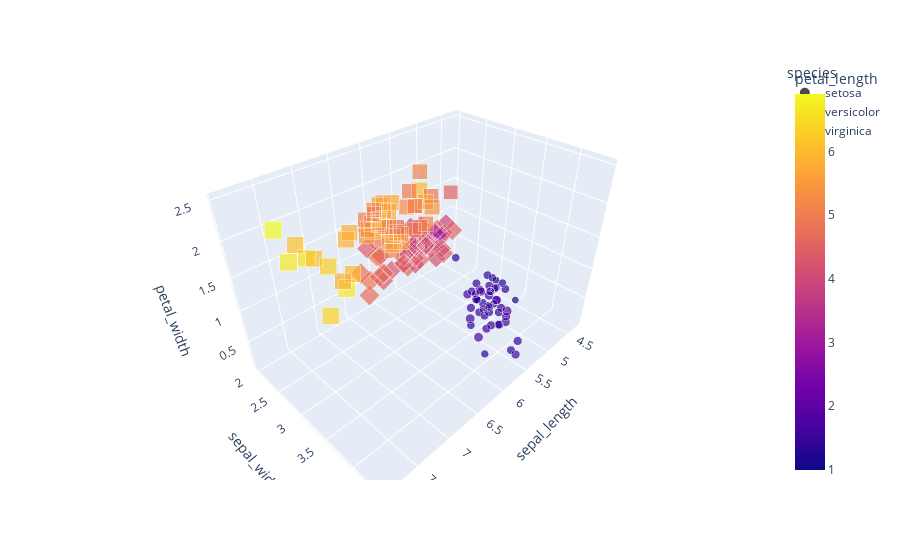

The notebook cell saved with this chart:
### Code cell
# change colors and symbol
fig = px.scatter_3d(df, 
                    x='sepal_length', 
                    y='sepal_width', 
                    z='petal_width',
                    color='petal_length', 
                    size='petal_length', 
                    size_max=18,
                    symbol='species', 
                    opacity=0.7)
fig

### Figure 1 — Plotly figure (JSON) as saved in the notebook; plotly's stock layout.template omitted (floating-point values rounded to 4 significant figures)
{"data": [{"hovertemplate": "species=setosa<br>sepal_length=%{x}<br>sepal_width=%{y}<br>petal_width=%{z}<br>petal_length=%{marker.color}<extra></extra>", "legendgroup": "setosa", "marker": {"color": [1.4, 1.4, 1.3, 1.5, 1.4, 1.7, 1.4, 1.5, 1.4, 1.5, 1.5, 1.6, 1.4, 1.1, 1.2, 1.5, 1.3, 1.4, 1.7, 1.5, 1.7, 1.5, 1, 1.7, 1.9, 1.6, 1.6, 1.5, 1.4, 1.6, 1.6, 1.5, 1.5, 1.4, 1.5, 1.2, 1.3, 1.5, 1.3, 1.5, 1.3, 1.3, 1.3, 1.6, 1.9, 1.4, 1.6, 1.4, 1.5, 1.4], "coloraxis": "coloraxis", "opacity": 0.7, "size": [1.4, 1.4, 1.3, 1.5, 1.4, 1.7, 1.4, 1.5, 1.4, 1.5, 1.5, 1.6, 1.4, 1.1, 1.2, 1.5, 1.3, 1.4, 1.7, 1.5, 1.7, 1.5, 1, 1.7, 1.9, 1.6, 1.6, 1.5, 1.4, 1.6, 1.6, 1.5, 1.5, 1.4, 1.5, 1.2, 1.3, 1.5, 1.3, 1.5, 1.3, 1.3, 1.3, 1.6, 1.9, 1.4, 1.6, 1.4, 1.5, 1.4], "sizemode": "area", "sizeref": 0.0213, "symbol": "circle"}, "mode": "markers", "name": "setosa", "scene": "scene", "showlegend": true, "type": "scatter3d", "x": [5.1, 4.9, 4.7, 4.6, 5, 5.4, 4.6, 5, 4.4, 4.9, 5.4, 4.8, 4.8, 4.3, 5.8, 5.7, 5.4, 5.1, 5.7, 5.1, 5.4, 5.1, 4.6, 5.1, 4.8, 5, 5, 5.2, 5.2, 4.7, 4.8, 5.4, 5.2, 5.5, 4.9, 5, 5.5, 4.9, 4.4, 5.1, 5, 4.5, 4.4, 5, 5.1, 4.8, 5.1, 4.6, 5.3, 5], "y": [3.5, 3, 3.2, 3.1, 3.6, 3.9, 3.4, 3.4, 2.9, 3.1, 3.7, 3.4, 3, 3, 4, 4.4, 3.9, 3.5, 3.8, 3.8, 3.4, 3.7, 3.6, 3.3, 3.4, 3, 3.4, 3.5, 3.4, 3.2, 3.1, 3.4, 4.1, 4.2, 3.1, 3.2, 3.5, 3.1, 3, 3.4, 3.5, 2.3, 3.2, 3.5, 3.8, 3, 3.8, 3.2, 3.7, 3.3], "z": [0.2, 0.2, 0.2, 0.2, 0.2, 0.4, 0.3, 0.2, 0.2, 0.1, 0.2, 0.2, 0.1, 0.1, 0.2, 0.4, 0.4, 0.3, 0.3, 0.3, 0.2, 0.4, 0.2, 0.5, 0.2, 0.2, 0.4, 0.2, 0.2, 0.2, 0.2, 0.4, 0.1, 0.2, 0.1, 0.2, 0.2, 0.1, 0.2, 0.2, 0.3, 0.3, 0.2, 0.6, 0.4, 0.3, 0.2, 0.2, 0.2, 0.2]}, {"hovertemplate": "species=versicolor<br>sepal_length=%{x}<br>sepal_width=%{y}<br>petal_width=%{z}<br>petal_length=%{marker.color}<extra></extra>", "legendgroup": "versicolor", "marker": {"color": [4.7, 4.5, 4.9, 4, 4.6, 4.5, 4.7, 3.3, 4.6, 3.9, 3.5, 4.2, 4, 4.7, 3.6, 4.4, 4.5, 4.1, 4.5, 3.9, 4.8, 4, 4.9, 4.7, 4.3, 4.4, 4.8, 5, 4.5, 3.5, 3.8, 3.7, 3.9, 5.1, 4.5, 4.5, 4.7, 4.4, 4.1, 4, 4.4, 4.6, 4, 3.3, 4.2, 4.2, 4.2, 4.3, 3, 4.1], "coloraxis": "coloraxis", "opacity": 0.7, "size": [4.7, 4.5, 4.9, 4, 4.6, 4.5, 4.7, 3.3, 4.6, 3.9, 3.5, 4.2, 4, 4.7, 3.6, 4.4, 4.5, 4.1, 4.5, 3.9, 4.8, 4, 4.9, 4.7, 4.3, 4.4, 4.8, 5, 4.5, 3.5, 3.8, 3.7, 3.9, 5.1, 4.5, 4.5, 4.7, 4.4, 4.1, 4, 4.4, 4.6, 4, 3.3, 4.2, 4.2, 4.2, 4.3, 3, 4.1], "sizemode": "area", "sizeref": 0.0213, "symbol": "diamond"}, "mode": "markers", "name": "versicolor", "scene": "scene", "showlegend": true, "type": "scatter3d", "x": [7, 6.4, 6.9, 5.5, 6.5, 5.7, 6.3, 4.9, 6.6, 5.2, 5, 5.9, 6, 6.1, 5.6, 6.7, 5.6, 5.8, 6.2, 5.6, 5.9, 6.1, 6.3, 6.1, 6.4, 6.6, 6.8, 6.7, 6, 5.7, 5.5, 5.5, 5.8, 6, 5.4, 6, 6.7, 6.3, 5.6, 5.5, 5.5, 6.1, 5.8, 5, 5.6, 5.7, 5.7, 6.2, 5.1, 5.7], "y": [3.2, 3.2, 3.1, 2.3, 2.8, 2.8, 3.3, 2.4, 2.9, 2.7, 2, 3, 2.2, 2.9, 2.9, 3.1, 3, 2.7, 2.2, 2.5, 3.2, 2.8, 2.5, 2.8, 2.9, 3, 2.8, 3, 2.9, 2.6, 2.4, 2.4, 2.7, 2.7, 3, 3.4, 3.1, 2.3, 3, 2.5, 2.6, 3, 2.6, 2.3, 2.7, 3, 2.9, 2.9, 2.5, 2.8], "z": [1.4, 1.5, 1.5, 1.3, 1.5, 1.3, 1.6, 1, 1.3, 1.4, 1, 1.5, 1, 1.4, 1.3, 1.4, 1.5, 1, 1.5, 1.1, 1.8, 1.3, 1.5, 1.2, 1.3, 1.4, 1.4, 1.7, 1.5, 1, 1.1, 1, 1.2, 1.6, 1.5, 1.6, 1.5, 1.3, 1.3, 1.3, 1.2, 1.4, 1.2, 1, 1.3, 1.2, 1.3, 1.3, 1.1, 1.3]}, {"hovertemplate": "species=virginica<br>sepal_length=%{x}<br>sepal_width=%{y}<br>petal_width=%{z}<br>petal_length=%{marker.color}<extra></extra>", "legendgroup": "virginica", "marker": {"color": [6, 5.1, 5.9, 5.6, 5.8, 6.6, 4.5, 6.3, 5.8, 6.1, 5.1, 5.3, 5.5, 5, 5.1, 5.3, 5.5, 6.7, 6.9, 5, 5.7, 4.9, 6.7, 4.9, 5.7, 6, 4.8, 4.9, 5.6, 5.8, 6.1, 6.4, 5.6, 5.1, 5.6, 6.1, 5.6, 5.5, 4.8, 5.4, 5.6, 5.1, 5.1, 5.9, 5.7, 5.2, 5, 5.2, 5.4, 5.1], "coloraxis": "coloraxis", "opacity": 0.7, "size": [6, 5.1, 5.9, 5.6, 5.8, 6.6, 4.5, 6.3, 5.8, 6.1, 5.1, 5.3, 5.5, 5, 5.1, 5.3, 5.5, 6.7, 6.9, 5, 5.7, 4.9, 6.7, 4.9, 5.7, 6, 4.8, 4.9, 5.6, 5.8, 6.1, 6.4, 5.6, 5.1, 5.6, 6.1, 5.6, 5.5, 4.8, 5.4, 5.6, 5.1, 5.1, 5.9, 5.7, 5.2, 5, 5.2, 5.4, 5.1], "sizemode": "area", "sizeref": 0.0213, "symbol": "square"}, "mode": "markers", "name": "virginica", "scene": "scene", "showlegend": true, "type": "scatter3d", "x": [6.3, 5.8, 7.1, 6.3, 6.5, 7.6, 4.9, 7.3, 6.7, 7.2, 6.5, 6.4, 6.8, 5.7, 5.8, 6.4, 6.5, 7.7, 7.7, 6, 6.9, 5.6, 7.7, 6.3, 6.7, 7.2, 6.2, 6.1, 6.4, 7.2, 7.4, 7.9, 6.4, 6.3, 6.1, 7.7, 6.3, 6.4, 6, 6.9, 6.7, 6.9, 5.8, 6.8, 6.7, 6.7, 6.3, 6.5, 6.2, 5.9], "y": [3.3, 2.7, 3, 2.9, 3, 3, 2.5, 2.9, 2.5, 3.6, 3.2, 2.7, 3, 2.5, 2.8, 3.2, 3, 3.8, 2.6, 2.2, 3.2, 2.8, 2.8, 2.7, 3.3, 3.2, 2.8, 3, 2.8, 3, 2.8, 3.8, 2.8, 2.8, 2.6, 3, 3.4, 3.1, 3, 3.1, 3.1, 3.1, 2.7, 3.2, 3.3, 3, 2.5, 3, 3.4, 3], "z": [2.5, 1.9, 2.1, 1.8, 2.2, 2.1, 1.7, 1.8, 1.8, 2.5, 2, 1.9, 2.1, 2, 2.4, 2.3, 1.8, 2.2, 2.3, 1.5, 2.3, 2, 2, 1.8, 2.1, 1.8, 1.8, 1.8, 2.1, 1.6, 1.9, 2, 2.2, 1.5, 1.4, 2.3, 2.4, 1.8, 1.8, 2.1, 2.4, 2.3, 1.9, 2.3, 2.5, 2.3, 1.9, 2, 2.3, 1.8]}], "layout": {"autosize": true, "coloraxis": {"colorbar": {"title": {"text": "petal_length"}}, "colorscale": [[0, "#0d0887"], [0.1111, "#46039f"], [0.2222, "#7201a8"], [0.3333, "#9c179e"], [0.4444, "#bd3786"], [0.5556, "#d8576b"], [0.6667, "#ed7953"], [0.7778, "#fb9f3a"], [0.8889, "#fdca26"], [1, "#f0f921"]]}, "legend": {"itemsizing": "constant", "title": {"text": "species"}, "tracegroupgap": 0}, "margin": {"t": 60}, "scene": {"aspectmode": "auto", "aspectratio": {"x": 1.31, "y": 0.8736, "z": 0.8736}, "domain": {"x": [0, 1], "y": [0, 1]}, "xaxis": {"title": {"text": "sepal_length"}, "type": "linear"}, "yaxis": {"title": {"text": "sepal_width"}, "type": "linear"}, "zaxis": {"title": {"text": "petal_width"}, "type": "linear"}}}}
